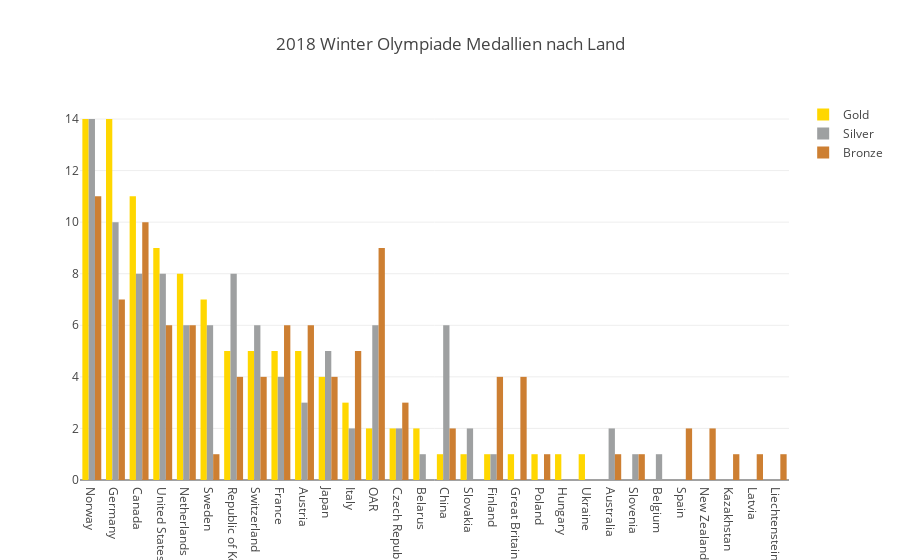

This figure's notebook cell:
### Code cell
import plotly.offline as pyo
import plotly.graph_objs as go
import pandas as pd

df = pd.read_csv('data/2018WinterOlympics.csv')

trace1 = go.Bar(
    x=df['NOC'],  # NOC stands for National Olympic Committee
    y=df['Gold'],
    name = 'Gold',
    marker=dict(color='#FFD700') # set the marker color to gold
)
trace2 = go.Bar(
    x=df['NOC'],
    y=df['Silver'],
    name='Silver',
    marker=dict(color='#9EA0A1') # set the marker color to silver
)
trace3 = go.Bar(
    x=df['NOC'],
    y=df['Bronze'],
    name='Bronze',
    marker=dict(color='#CD7F32') # set the marker color to bronze
)
data = [trace1, trace2, trace3]
layout = go.Layout(
    title='2018 Winter Olympiade Medallien nach Land'
)
fig = go.Figure(data=data, layout=layout)
pyo.iplot(fig, filename='bar2.html')

### Figure 1 — Plotly figure (JSON) as saved in the notebook; plotly's stock layout.template omitted (floating-point values rounded to 4 significant figures)
{"data": [{"marker": {"color": "#FFD700"}, "name": "Gold", "type": "bar", "x": ["Norway", "Germany", "Canada", "United States", "Netherlands", "Sweden", "Republic of Korea", "Switzerland", "France", "Austria", "Japan", "Italy", "OAR", "Czech Republic", "Belarus", "China", "Slovakia", "Finland", "Great Britain", "Poland", "Hungary", "Ukraine", "Australia", "Slovenia", "Belgium", "Spain", "New Zealand", "Kazakhstan", "Latvia", "Liechtenstein"], "y": [14, 14, 11, 9, 8, 7, 5, 5, 5, 5, 4, 3, 2, 2, 2, 1, 1, 1, 1, 1, 1, 1, 0, 0, 0, 0, 0, 0, 0, 0]}, {"marker": {"color": "#9EA0A1"}, "name": "Silver", "type": "bar", "x": ["Norway", "Germany", "Canada", "United States", "Netherlands", "Sweden", "Republic of Korea", "Switzerland", "France", "Austria", "Japan", "Italy", "OAR", "Czech Republic", "Belarus", "China", "Slovakia", "Finland", "Great Britain", "Poland", "Hungary", "Ukraine", "Australia", "Slovenia", "Belgium", "Spain", "New Zealand", "Kazakhstan", "Latvia", "Liechtenstein"], "y": [14, 10, 8, 8, 6, 6, 8, 6, 4, 3, 5, 2, 6, 2, 1, 6, 2, 1, 0, 0, 0, 0, 2, 1, 1, 0, 0, 0, 0, 0]}, {"marker": {"color": "#CD7F32"}, "name": "Bronze", "type": "bar", "x": ["Norway", "Germany", "Canada", "United States", "Netherlands", "Sweden", "Republic of Korea", "Switzerland", "France", "Austria", "Japan", "Italy", "OAR", "Czech Republic", "Belarus", "China", "Slovakia", "Finland", "Great Britain", "Poland", "Hungary", "Ukraine", "Australia", "Slovenia", "Belgium", "Spain", "New Zealand", "Kazakhstan", "Latvia", "Liechtenstein"], "y": [11, 7, 10, 6, 6, 1, 4, 4, 6, 6, 4, 5, 9, 3, 0, 2, 0, 4, 4, 1, 0, 0, 1, 1, 0, 2, 2, 1, 1, 1]}], "layout": {"title": "2018 Winter Olympiade Medallien nach Land"}}
